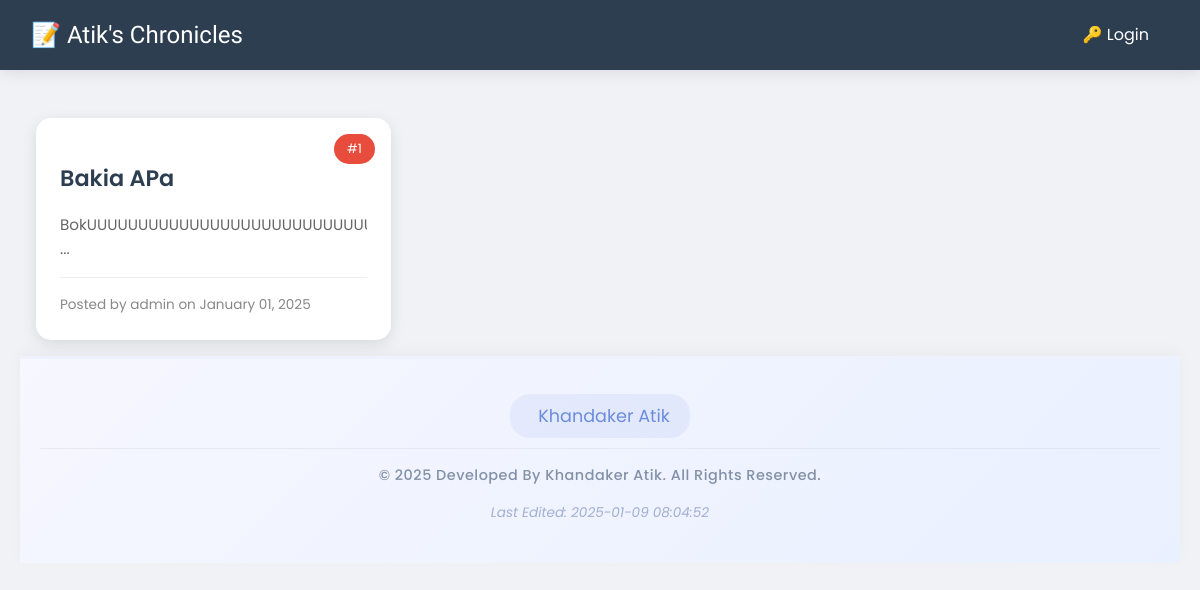
/, run on an earlier commit of the app's database.
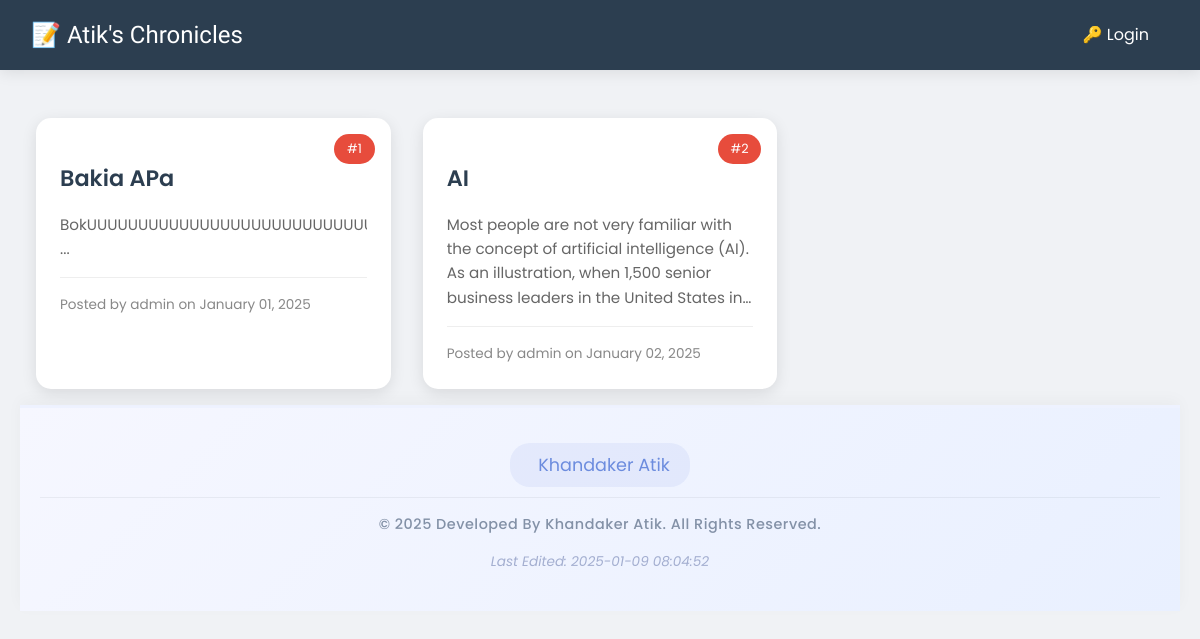
And on a later commit of the database.
### models.py (models this page shows)
class Post(db.Model):
    id = db.Column(db.Integer, primary_key=True)
    title = db.Column(db.String(100), nullable=False)
    date_posted = db.Column(db.DateTime, nullable=False, default=datetime.utcnow)
    content = db.Column(db.Text, nullable=False)
    user_id = db.Column(db.Integer, db.ForeignKey('user.id'), nullable=False)
    author = db.relationship('User', backref=db.backref('posts', lazy=True))

class User(db.Model, UserMixin):
    id = db.Column(db.Integer, primary_key=True)
    username = db.Column(db.String(20), unique=True, nullable=False)
    password = db.Column(db.String(60), nullable=False)

### routes.py (the view)
@app.route('/')
def home():
    posts = Post.query.all()
    return render_template('home.html', posts=posts, last_edited_time=last_edited_time)

### templates/home.html (shortened to what this page needs)
{% extends "base.html" %}
{% block content %}
<head>
    <link rel="stylesheet" href="https://unicons.iconscout.com/release/v4.0.0/css/line.css">
</head>
<div class="post-grid">
    {% for post in posts %}
    <div class="post-card" onclick="window.location.href='{{ url_for('view_post', post_id=post.id) }}'">
        <div class="post-number">#{{ loop.index }}</div>
        <div class="post-preview">
            <h2 class="post-title">{{ post.title }}</h2>
            <div class="post-excerpt">{{ post.content[:200] | safe }}...</div>
            <div class="post-meta">
                Posted by {{ post.author.username }} on {{ post.date_posted.strftime('%B %d, %Y') }}
            </div>
        </div>
    </div>
    {% endfor %}
</div>
<footer class="footer">
    <div class="footer__container">
        <div class="footer__links">
            <a href="https://www.facebook.com/4t716" target="_blank" class="footer__link">
                <span>Khandaker Atik</span>
            </a>
        </div>
        <p class="footer__copy">
            &#169; 2025 Developed By Khandaker Atik. All Rights Reserved.
        </p>
        <p class="footer__edit-time">
            Last Edited: {{ last_edited_time }}
        </p>
    </div>
</footer>
{% endblock %}

What changed in the data, as far as the page shows it:
added Post: title "AI", content "Most people are not very familiar with the concept of artificial intelligence (AI). As an illustration, when 1,500 senior business leaders in the United States…", author.username "admin", date_posted "January 02, 2025"
